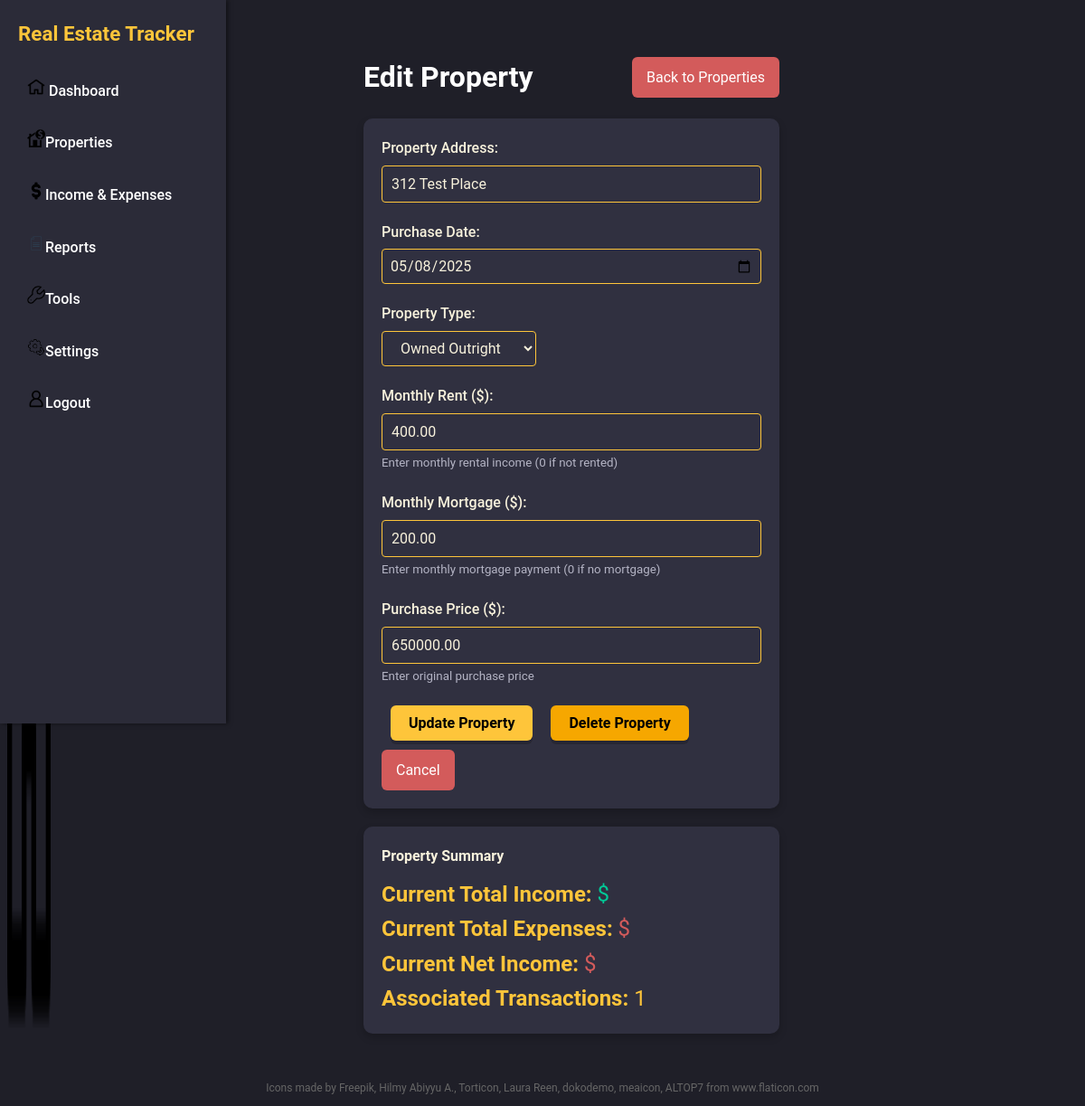
The app's page /properties/3/edit/ with its own data.
### core/models.py (models this page shows, shortened)
class Property(models.Model):
    PROPERTY_TYPES = [
        ('rental', 'Rental Property'),
        ('owner_occupied', 'Owner Occupied'),
        ('owned_outright', 'Owned Outright'),
    ]
    address = models.CharField(max_length=200)
    purchase_date = models.DateField()
    purchase_price = models.DecimalField(max_digits=12, decimal_places=2, null=False, blank=False, help_text="Original purchase price")
    property_type = models.CharField(max_length=20, choices=PROPERTY_TYPES, default='rental')
    monthly_rent = models.DecimalField(max_digits=10, decimal_places=2, default=0)
    monthly_mortgage = models.DecimalField(max_digits=10, decimal_places=2, default=0)
    created_at = models.DateTimeField(auto_now_add=True)
    def calculate_total_income(self):
        from django.db.models import Sum
        total_income = 0
        print(f"Calculating income for {self.address}")
        print(f"Monthly Rent: ${self.monthly_rent}")
        if self.property_type in ['rental', 'owned_outright'] and self.monthly_rent > 0:
            today = date.today()
            purchase_date = self.purchase_date
            months_owned = (today.year - purchase_date.year) * 12 + (today.month - purchase_date.month)
            print(f"Months Owned: {months_owned}")
            if months_owned > 0:
                total_income += self.monthly_rent * months_owned
                print(f"Base Rental Income: ${total_income}")
        property_income = Transaction.objects.filter(
            property=self,
            transaction_type__in=['rental_income', 'additional_income', 'other_income']
        ).aggregate(Sum('amount'))['amount__sum'] or 0
        print(f"Additional Income: ${property_income}")
        total_income += property_income
        print(f"Total Income: ${total_income}")
        return float(total_income)
    def calculate_total_expenses(self):
        from django.db.models import Sum
        total_expenses = 0
        print(f"Calculating expenses for {self.address}")
        print(f"Mortgage: ${self.monthly_mortgage}")
        print(f"Property Type: {self.property_type}")
        if self.property_type != 'owned_outright' and self.monthly_mortgage > 0:
            today = date.today()
            purchase_date = self.purchase_date
            months_owned = (today.year - purchase_date.year) * 12 + (today.month - purchase_date.month)
            print(f"Months Owned: {months_owned}")
            if months_owned > 0:
                total_expenses += self.monthly_mortgage * months_owned
                print(f"Base Mortgage Expense: ${total_expenses}")
        else:
            print("No mortgage expense added (owned outright or no mortgage)")
        property_expenses = Transaction.objects.filter(
            property=self,
            transaction_type__in=['maintenance', 'taxes', 'insurance', 'other_expense']
        ).aggregate(Sum('amount'))['amount__sum'] or 0
        print(f"Additional Expenses: ${property_expenses}")
        total_expenses += property_expenses
        print(f"Total Expenses: ${total_expenses}")
        return float(total_expenses)
    def calculate_net_income(self):
        return self.calculate_total_income() - self.calculate_total_expenses()

### core/views.py (the view)
# urls.py: path('properties/<int:property_id>/edit/', views.edit_property, name='edit_property'),
def edit_property(request, property_id):
    property_obj = get_object_or_404(Property, id=property_id)
    if request.method == 'POST':
        if 'delete' in request.POST:
            property_address = property_obj.address
            property_obj.delete()
            messages.success(request, f'Property "{property_address}" has been deleted successfully!')
            return redirect('properties')
        else:
            form = PropertyForm(request.POST, instance=property_obj)
            if form.is_valid():
                form.save()
                messages.success(request, 'Property updated successfully!')
                return redirect('property_detail', property_id=property_obj.id)
            else:
                messages.error(request, 'Please correct the errors below.')
    else:
        form = PropertyForm(instance=property_obj)
    total_income = property_obj.calculate_total_income()
    total_expenses = property_obj.calculate_total_expenses()
    net_income = property_obj.calculate_net_income()
    transaction_count = property_obj.transaction_set.count()
    context = {
        'form': form,
        'property': property_obj,
        'total_income': total_income,
        'total_expenses': total_expenses,
        'net_income': net_income,
        'transaction_count': transaction_count,
    }
    return render(request, 'edit_property.html', context)

### core/templates/edit_property.html (shortened to what this page needs)
{% extends 'base.html' %}
{% block content %}
<div class="main-content">
    <div class="form-container">
        <div style="display: flex; justify-content: space-between; align-items: center; margin-bottom: 20px;">
            <h1>Edit Property</h1>
            <a href="{% url 'properties' %}" class="btn-negative" style="text-decoration: none; padding: 10px 16px; border-radius: 6px;">Back to Properties</a>
        </div>
       <form method="post" class="card">
            <div class="form-group">
                <label for="{{ form.address.id_for_label }}">Property Address:</label>
                {{ form.address }}
            </div>
            <div class="form-group">
                <label for="{{ form.purchase_date.id_for_label }}">Purchase Date:</label>
                {{ form.purchase_date }}
            </div>
            <div class="form-group">
                <label for="{{ form.property_type.id_for_label }}">Property Type:</label>
                {{ form.property_type }}
            </div>
            <div class="form-group">
                <label for="{{ form.monthly_rent.id_for_label }}">Monthly Rent ($):</label>
                {{ form.monthly_rent }}
                <small style="color: var(--color-muted);">{{ form.monthly_rent.help_text }}</small>
            </div>
            <div class="form-group">
                <label for="{{ form.monthly_mortgage.id_for_label }}">Monthly Mortgage ($):</label>
                {{ form.monthly_mortgage }}
                <small style="color: var(--color-muted);">{{ form.monthly_mortgage.help_text }}</small>
            </div>
            <div class="form-group">
                <label for="{{ form.purchase_price.id_for_label }}">Purchase Price ($):</label>
                {{ form.purchase_price }}
                <small style="color: var(--color-muted);">{{ form.purchase_price.help_text }}</small>
            </div>
            <div style="display: flex; gap: 10px; margin-top: 20px; flex-wrap: wrap;">
                <button type="submit" class="btn-accent">Update Property</button>
                <button type="button" class="btn-alert" onclick="confirmDelete()">Delete Property</button>
                <a href="{% url 'properties' %}" class="btn-negative" style="text-decoration: none; padding: 10px 16px; border-radius: 6px;">Cancel</a>
            </div>
        </form>
        <div class="card" style="margin-top: 20px;">
            <h3>Property Summary</h3>
            <p><strong>Current Total Income:</strong> <span style="color: var(--color-positive);">${{ property.total_income|floatformat:2 }}</span></p>
            <p><strong>Current Total Expenses:</strong> <span style="color: var(--color-negative);">${{ property.total_expenses|floatformat:2 }}</span></p>
            <p><strong>Current Net Income:</strong>
                <span style="color: {% if property.net_income >= 0 %}var(--color-positive){% else %}var(--color-negative){% endif %}">
                    ${{ property.net_income|floatformat:2 }}
                </span>
            </p>
            <p><strong>Associated Transactions:</strong> {{ property.transaction_set.count }}</p>
        </div>
    </div>
</div>
{% endblock %}

### static_source/css/style.css (style rules this page uses)
:root { --color-gold: #FEC53A; --color-bg-main: #1F1F28; --color-sidebar: #2B2B38; --color-white: #FFFFFF; --color-muted: #B4B4C4; --color-positive: #00C896; --color-negative: #D35B5B; --color-alert: #F6A700; --color-chart-highlight: #FFCB60; --color-card-text: #F8F2DC; --color-divider: #D7D7D7; --color-card-bg: #303040; --color-gold-dark: #F8C471; --color-positive-dark: #00B359; --color-alert-dark: #F6A700; }
* { margin: 0; padding: 0; box-sizing: border-box; }
html { font-size: 16px; scroll-behavior: smooth; }
body { font-family: 'Roboto', sans-serif; background-color: var(--color-bg-main); color: var(--color-white); line-height: 1.6; min-height: 100vh; }
a { color: inherit; text-decoration: none; }
button, input, select, textarea { font-family: inherit; font-size: 1em; background-color: var(--color-card-bg); color: var(--color-card-text); border: 1px solid var(--color-gold); border-radius: 4px; padding: 0.5em 1em; transition: all 0.3s ease; }
body { display: flex; min-height: 100vh; color: var(--color-white); }
.main-content { flex: 1; padding: 20px; background-color: var(--color-bg-main); margin-left: 250px; max-width: 1200px; margin: 0 auto; }
.card { background-color: var(--color-card-bg); padding: 20px; border-radius: 10px; box-shadow: 0 4px 8px rgba(0, 0, 0, 0.2); color: var(--color-card-text); margin-bottom: 20px; }
.card h3 { margin-top: 0; color: var(--color-card-text); font-size: 1em; margin-bottom: 10px; }
.card p { font-size: 1.5em; color: var(--color-gold); }
.btn-accent { background-color: var(--color-gold); color: #000; border: none; padding: 10px 16px; border-radius: 6px; font-weight: bold; cursor: pointer; }
.btn-negative { background-color: var(--color-negative); color: var(--color-white); }
.btn-alert { background-color: var(--color-alert); color: var(--color-white); }
.form-container { max-width: 500px; margin: 0 auto; padding: 20px; }
.form-group { margin-bottom: 20px; }
.form-group label { display: block; margin-bottom: 6px; color: var(--color-card-text); font-weight: 500; }
.form-group input, .form-group textarea { width: 100%; padding: 10px; background-color: var(--color-card-bg); border: 1px solid var(--color-gold); border-radius: 4px; color: var(--color-card-text); font-size: 1em; }
.form-group input[type="date"] { padding: 8px; }
.btn-accent, .btn-positive, .btn-alert { display: inline-block; padding: 10px 20px; font-size: 1em; text-align: center; text-decoration: none; border-radius: 6px; transition: all 0.1s ease; margin-left: 10px; font-weight: bold; border: none; box-shadow: 0 4px 0 rgba(0, 0, 0, 0.2); position: relative; }
.btn-accent { background-color: var(--color-gold); color: #000; }
.btn-alert { background-color: var(--color-alert); color: #000; }

### records on screen
Property: address "312 Test Place", purchase_date "05/08/2025", property_type "Owned Outright", monthly_rent "400.00", monthly_mortgage "200.00", purchase_price "650000.00", transaction_set.count "1"
